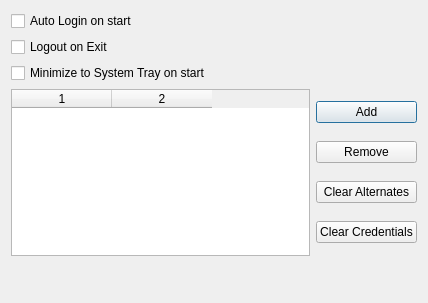
<?xml version="1.0" encoding="UTF-8"?>
<ui version="4.0">
 <class>GeneralSettings</class>
 <widget class="QDialog" name="GeneralSettings">
  <property name="geometry">
   <rect>
    <x>0</x>
    <y>0</y>
    <width>428</width>
    <height>303</height>
   </rect>
  </property>
  <property name="windowTitle">
   <string>Dialog</string>
  </property>
  <layout class="QVBoxLayout" name="verticalLayout_2">
   <item>
    <widget class="QCheckBox" name="kcfg_alos">
     <property name="text">
      <string>Auto Login on start</string>
     </property>
    </widget>
   </item>
   <item>
    <widget class="QCheckBox" name="kcfg_loe">
     <property name="text">
      <string>Logout on Exit</string>
     </property>
    </widget>
   </item>
   <item>
    <widget class="QCheckBox" name="kcfg_msts">
     <property name="text">
      <string>Minimize to System Tray on start</string>
     </property>
    </widget>
   </item>
   <item>
    <layout class="QHBoxLayout" name="horizontalLayout">
     <item>
      <widget class="QTableWidget" name="tableWidget">
       <property name="inputMethodHints">
        <set>Qt::ImhNone</set>
       </property>
       <property name="alternatingRowColors">
        <bool>true</bool>
       </property>
       <property name="selectionBehavior">
        <enum>QAbstractItemView::SelectItems</enum>
       </property>
       <property name="columnCount">
        <number>2</number>
       </property>
       <column/>
       <column/>
      </widget>
     </item>
     <item>
      <layout class="QVBoxLayout" name="verticalLayout">
       <item>
        <widget class="QPushButton" name="addButton">
         <property name="text">
          <string>Add</string>
         </property>
        </widget>
       </item>
       <item>
        <widget class="QPushButton" name="removeButton">
         <property name="text">
          <string>Remove</string>
         </property>
        </widget>
       </item>
       <item>
        <widget class="QPushButton" name="clearAltButton">
         <property name="text">
          <string>Clear Alternates</string>
         </property>
        </widget>
       </item>
       <item>
        <widget class="QPushButton" name="clearCredButton">
         <property name="text">
          <string>Clear Credentials</string>
         </property>
        </widget>
       </item>
      </layout>
     </item>
    </layout>
   </item>
   <item>
    <spacer name="verticalSpacer">
     <property name="orientation">
      <enum>Qt::Vertical</enum>
     </property>
     <property name="sizeHint" stdset="0">
      <size>
       <width>20</width>
       <height>60</height>
      </size>
     </property>
    </spacer>
   </item>
  </layout>
 </widget>
 <resources/>
 <connections/>
</ui>
